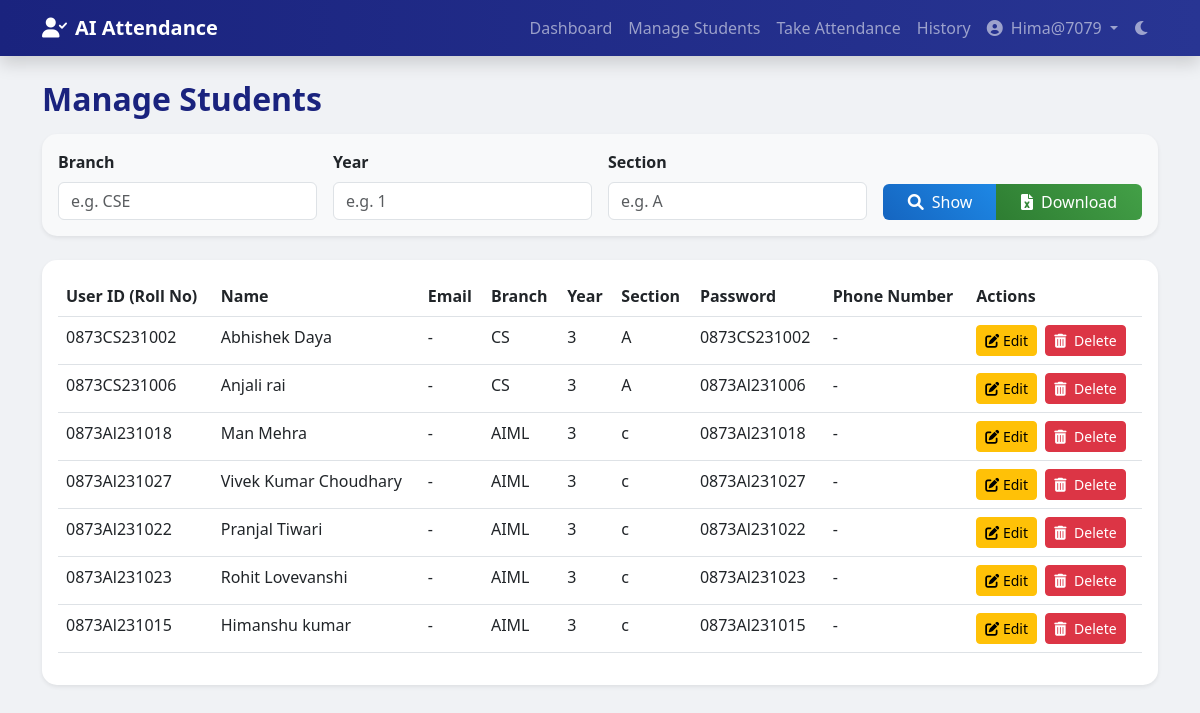
Before: /core/manage_students/ (signed in) with the older database file.
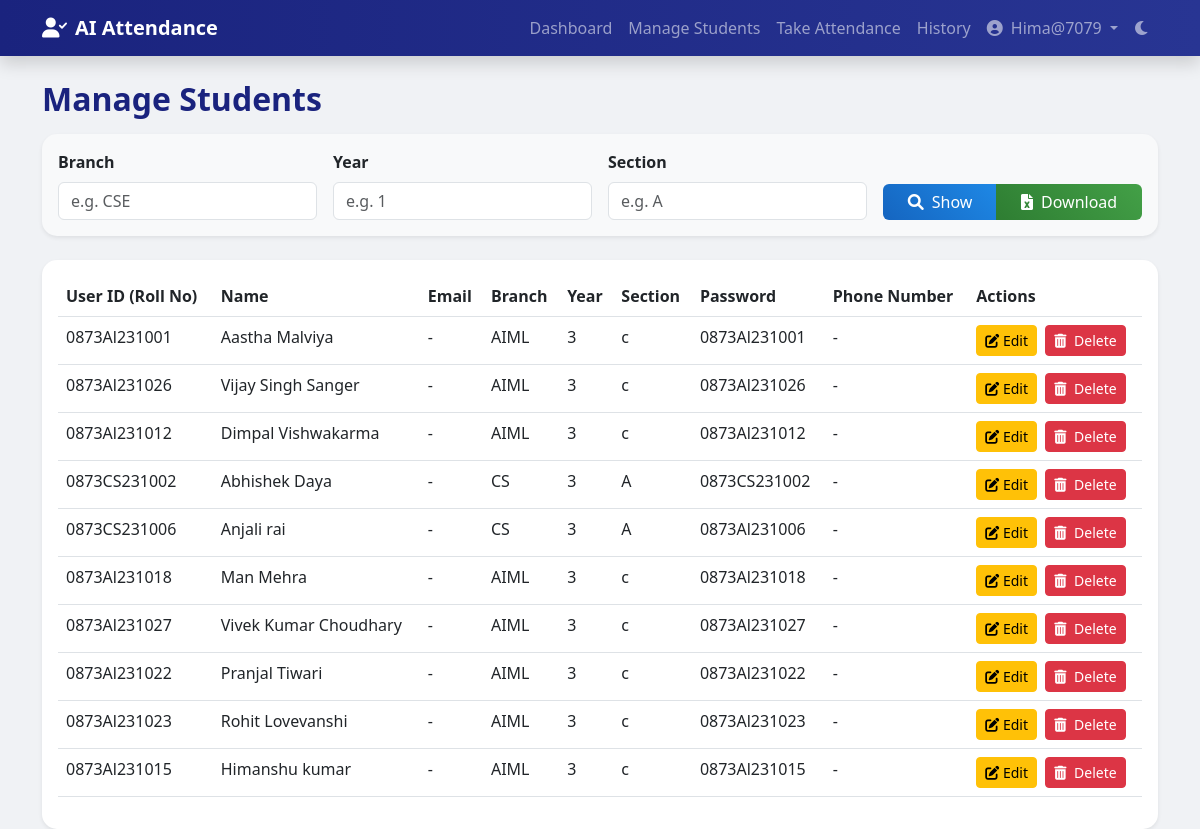
After: the same page with the newer database file.
### core/models.py (models this page shows, shortened)
class Student(models.Model):
    user = models.OneToOneField(User, on_delete=models.CASCADE, null=True, blank=True)
    name = models.CharField(max_length=100)
    roll_number = models.CharField(max_length=20, unique=True)
    email = models.EmailField(max_length=100, null=True, blank=True)
    phone_number = models.CharField(max_length=15, null=True, blank=True)
    address = models.TextField(null=True, blank=True)
    date_of_birth = models.DateField(null=True, blank=True)
    department = models.CharField(max_length=100, null=True, blank=True)
    year = models.CharField(max_length=10, null=True, blank=True)
    section = models.CharField(max_length=10, null=True, blank=True)
    plain_password = models.CharField(max_length=128, null=True, blank=True)  # For display purposes only
    created_at = models.DateTimeField(auto_now_add=True)

### core/views.py (the view)
# urls.py: path('manage_students/', views.manage_students, name='manage_students'),
@user_passes_test(lambda u: u.is_superuser or u.is_staff)
def manage_students(request):
    branch = request.GET.get('branch')
    year = request.GET.get('year')
    section = request.GET.get('section')
    if branch and year and section:
         students = Student.objects.filter(
            department__icontains=branch,
            year__icontains=year,
            section__icontains=section
        ).order_by('roll_number')
    else:
        if request.user.is_superuser:
            students = Student.objects.all().order_by('-created_at') # Admin sees all
        else:
            students = Student.objects.none() # Teacher sees none
    assigned_subjects = None
    if not request.user.is_superuser and request.user.is_staff:
        assigned_subjects = TeacherSubject.objects.filter(teacher=request.user).values_list('subject', flat=True)
    for student in students:
        records = AttendanceRecord.objects.filter(student=student)
        if assigned_subjects is not None:
            records = records.filter(subject__in=assigned_subjects)
        total_classes = records.count()
        present_count = records.filter(status='Present').count()
        if total_classes > 0:
            percentage = round((present_count / total_classes) * 100, 1)
        else:
            percentage = 0
        student.attendance_percentage = percentage
        student.total_classes = total_classes
        student.present_count = present_count
    return render(request, 'manage_students.html', {'students': students})

### templates/manage_students.html (shortened to what the changed rows need)
{% extends 'base.html' %}
{% block content %}
<div class="row mb-4">
    <div class="col-md-12">
        <h2 class="header-title">
            {% if request.user.is_superuser %}Manage Students{% else %}Student Attendance{% endif %}
        </h2>
    </div>
</div>
{% if students or request.user.is_superuser %}
<div class="card shadow-sm">
    <div class="card-body">
        <div class="table-responsive">
            <table class="table table-hover">
                <thead>
                    <tr>
                        <th>User ID (Roll No)</th>
                        <th>Name</th>
                        {% if request.user.is_superuser %}
                        <th>Email</th>
                        <th>Branch</th>
                        <th>Year</th>
                        <th>Section</th>
                        <th>Password</th>
                        <th>Phone Number</th>
                        <th>Actions</th>
                        {% else %}
                        <th>Branch</th>
                        <th>Total Classes</th>
                        <th>Present</th>
                        <th>Attendance</th>
                        {% endif %}
                    </tr>
                </thead>
                <tbody>
                    {% for student in students %}
                    <tr>
                        <td>{{ student.roll_number }}</td>
                        <td>{{ student.name }}</td>
                        {% if request.user.is_superuser %}
                        <td>{{ student.email|default:"-" }}</td>
                        <td>{{ student.department|default:"-" }}</td>
                        <td>{{ student.year|default:"-" }}</td>
                        <td>{{ student.section|default:"-" }}</td>
                        <td>{{ student.plain_password|default:student.roll_number }}</td>
                        <td>{{ student.phone_number|default:"-" }}</td>
                        <td>
                            <a href="{% url 'edit_student' student.id %}" class="btn btn-warning btn-sm me-1">
                                <i class="fas fa-edit"></i> Edit
                            </a>
                            <form action="{% url 'delete_student' student.id %}" method="post" class="d-inline"
                                onsubmit="return confirm('Are you sure you want to delete this student? This action cannot be undone.');">
                                <button type="submit" class="btn btn-danger btn-sm">
                                    <i class="fas fa-trash-alt me-1"></i> Delete
                                </button>
                            </form>
                        </td>
                        {% endif %}
                    </tr>
                    {% empty %}
                    <tr>
                        <td colspan="{% if request.user.is_superuser %}9{% else %}4{% endif %}"
                            class="text-center text-muted">No students found.</td>
                    </tr>
                    {% endfor %}
                </tbody>
            </table>
        </div>
    </div>
</div>
{% elif not request.user.is_superuser %}
<div class="alert alert-info text-center mt-4">
    <i class="fas fa-info-circle me-2"></i> Please enter Branch, Year, and Section to view student attendance.
</div>
{% endif %}
{% endblock %}

Changed rows visible on the page:
added Student: roll_number "0873Al231001", name "Aastha Malviya", email "-", department "AIML", year "3", section "c", plain_password "0873Al231001", phone_number "-"
added Student: roll_number "0873Al231026", name "Vijay Singh Sanger", email "-", department "AIML", year "3", section "c", plain_password "0873Al231026", phone_number "-"
added Student: roll_number "0873Al231012", name "Dimpal Vishwakarma", email "-", department "AIML", year "3", section "c", plain_password "0873Al231012", phone_number "-"
